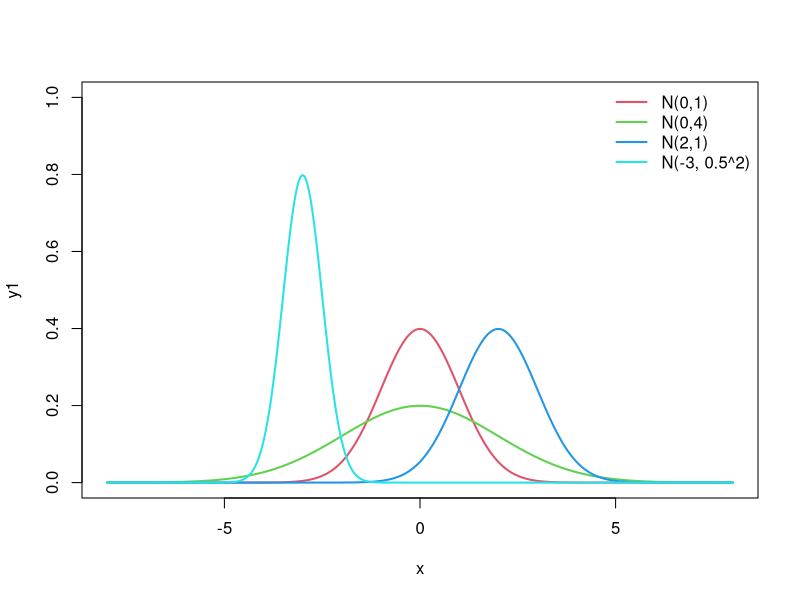
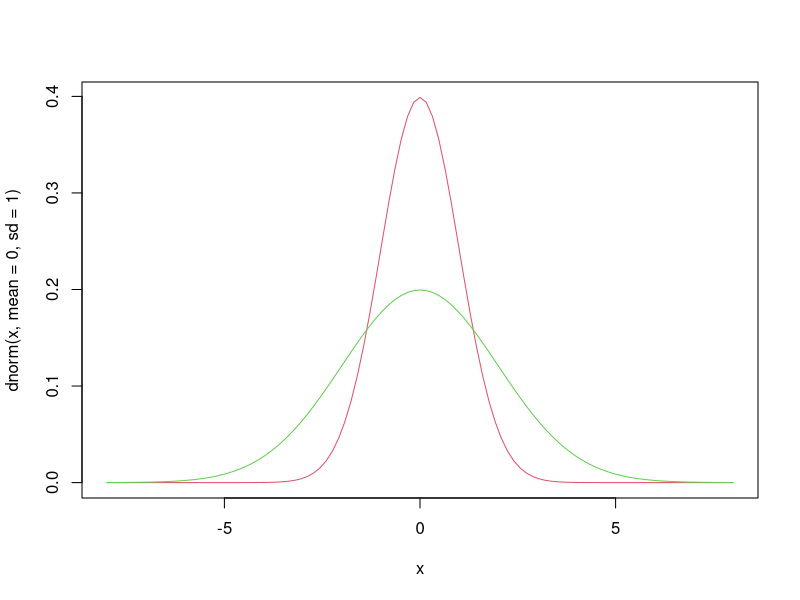
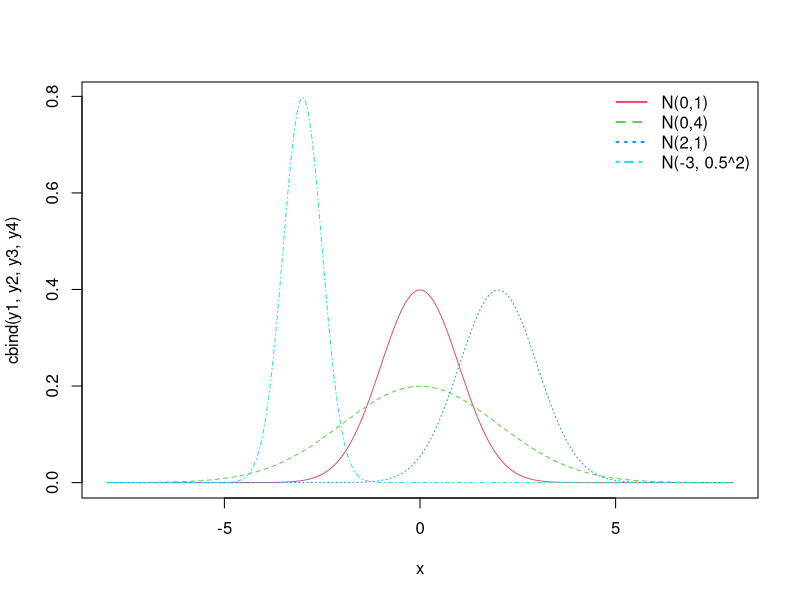
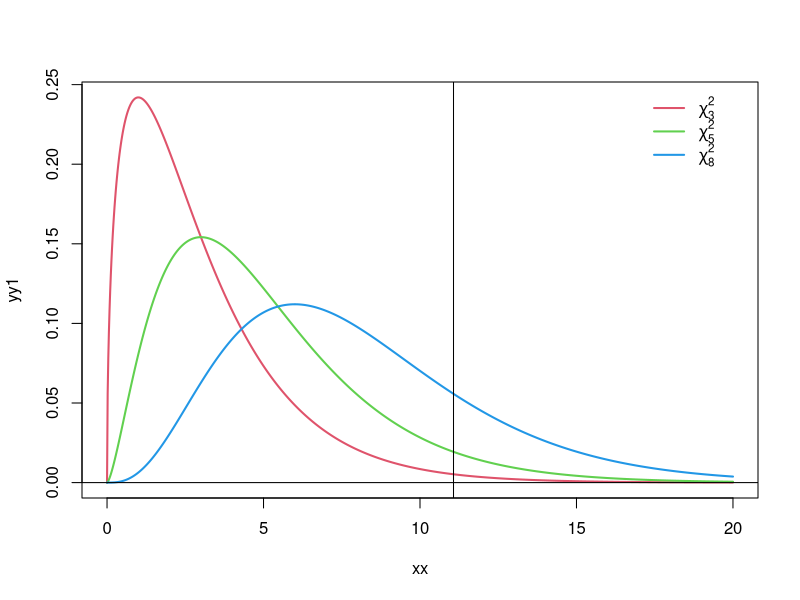

These figures' R source, in order:
#*****************************************
# Distribuciones en R
#*****************************************


# Funciones básicas
# d -> densidad
# p -> distribución
# q -> cuantil
# r -> números aleatorios

# Función cuantil

# Es la inversa (siempre que exista) de la función de distribución.

# A cada probabilidad le asigna el punto (x) cuya probabilidad acumulada (F(x)) es ese valor (esa probabilidad).

# Esto es, si F(x0) = p0, cuantil(p0) = q0.

# Función de distribución -> a cada punto le asigna una probabilidad.
# Funció cuantil -> a cada probabilidad le asigna un punto.


#***********************************************
# Actividad 1
#***********************************************

#*********** a) Representación de funciones de densidad

# La normal vive (su probabilidad es significativamente mayor que 0) entre la media +- 3 o 4 desviaciones típicas

# Para abarcar a todas las normales del ejercicio, tomamos [-8,8]

x = seq(-8, 8, len=1000)
y1 = dnorm(x, mean=0, sd=1)     # Nótese que para la normal estándar también valdría dnorm(x)
y2 = dnorm(x, mean=0, sd=2)
y3 = dnorm(x, mean=2, sd=1)
y4 = dnorm(x, mean=-3, sd=0.5)

# type = "l" para unir los puntos con una línea
plot(x, y1, type="l", lwd=2, col=2, ylim=c(0, 1))

# Para no crear un nuevo gráfico, cambiamos plot por una función gráfica de segundo nivel -> lines
lines(x, y2, lwd=2, col=3)
lines(x, y3, lwd=2, col=4)
lines(x, y4, lwd=2, col=5)

# Como la 4ª es bastante picuda, ampliamos los límites en plot con ylim
# Nótese que la 4ª queda bastante rugosa por lo picuda que es. Podemos coger más puntos para suavizar.

legend("topright", legend=c("N(0,1)", "N(0,4)", "N(2,1)", "N(-3, 0.5^2)"),
       col=2:5, lwd=2, bty="n")
# bty = "n" quita la línea negra del cuadro de la leyenda


# Otra opción sería utilizar la función curve para pintar la función directamente
# Curve es de 1º nivel, pero se puede convertir en 2º nivel con add=T

curve(dnorm(x,mean=0, sd=1), xlim=c(-8,8), col=2)   # Aquí x puede ser cualquier cosa
curve(dnorm(x,mean=0, sd=2), xlim=c(-8,8), add=T, col=3)


# La función matplot permite representar las 4 funciones de golpe si agrupamos los datos en una matriz
# ****** Leer sobre matplot y probar
matplot(x, cbind(y1, y2, y3, y4), type="l", col=c(2,3,4,5), lty=1:5)
legend("topright", legend=c("N(0,1)", "N(0,4)", "N(2,1)", "N(-3, 0.5^2)"),
       col=2:5, lwd=2, lty =1:4, bty="n")



#******** b)

# P(Z < 1.52)
pnorm(1.52, mean=0, sd=1)

# P(Z > 2)
1-pnorm(2, mean=0, sd=1)

# P(-1 < Z < 2)
pnorm(2, mean=0, sd=1) - pnorm(-1, mean=0, sd=1)
pnorm(2) - pnorm(-1)


#******** c)

# P(Z <= z0) = 0.87
qnorm(0.87)

# P(Z > z0) = 0.05
qnorm(1-0.05)

# P(|Z| > z0) = 0.01
# Son las dos colas
qnorm(0.995)    
-qnorm(0.005)   # qnorm(0.005) me da -z0






#***********************************************
# Actividad 2
#***********************************************

# Una ji-cuadrado de m grados de libertad se construye sumando m normales estándar **independientes** al cuadrado
# X = Z1^2 + Z2^2 + ... + Zm^2

xx = seq(0, 20, len=1000)
yy1=dchisq(xx, df=3)   # 3 grados de libertad
yy2=dchisq(xx, df=5)
yy3=dchisq(xx, df=8)

plot(xx, yy1, type="l", lwd=2, col=2)
lines(xx, yy2, lwd=2, col=3)
lines(xx, yy3, lwd=2, col=4)


# expression permite escribir algunas expresiones matemáticas sencillas
# [] -> subíndice
# ^ -> superíndice
# También se pueden escribir letras griegas
legend(17, 0.25, legend=c(expression(chi[3]^2), 
                            expression(chi[5]^2), 
                            expression(chi[8]^2)),
       col=2:5, lwd=2, bty="n")



#*********** b)

# P(chi^2_5 < 6)
pchisq(6, df=5)

# P(chi^2_5 > 2)
1-pchisq(2, df=5)

# P(1 < chi^2_5 < 7)
pchisq(7, df=5) - pchisq(1, df=5)



#************ c)

# P(chi^2_5 <= x0) = 0.87
qchisq(0.87, df=5)

# P(chi^2_5 > x0) = 0.05
qchisq(1-0.05, df=5)


abline(v=qchisq(0.95, df=5))    # Recta vertical
abline(h=0)                     # Recta horizontal
